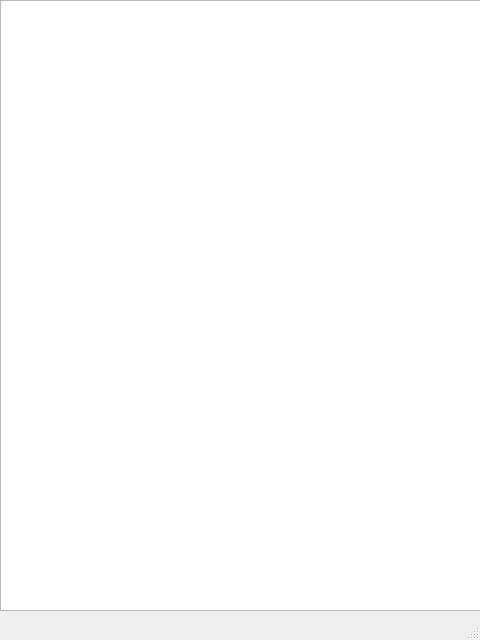
<?xml version="1.0" encoding="UTF-8"?>
<ui version="4.0">
 <class>app_window</class>
 <widget class="QMainWindow" name="app_window">
  <property name="geometry">
   <rect>
    <x>0</x>
    <y>0</y>
    <width>480</width>
    <height>640</height>
   </rect>
  </property>
  <property name="windowTitle">
   <string>Photo Selector</string>
  </property>
  <widget class="QWidget" name="centralwidget">
   <widget class="QWidget" name="verticalLayoutWidget">
    <property name="geometry">
     <rect>
      <x>0</x>
      <y>0</y>
      <width>481</width>
      <height>611</height>
     </rect>
    </property>
    <layout class="QVBoxLayout" name="verticalLayout">
     <item>
      <widget class="QListView" name="listView"/>
     </item>
    </layout>
   </widget>
  </widget>
  <widget class="QMenuBar" name="menubar">
   <property name="geometry">
    <rect>
     <x>0</x>
     <y>0</y>
     <width>480</width>
     <height>21</height>
    </rect>
   </property>
  </widget>
  <widget class="QStatusBar" name="statusbar"/>
 </widget>
 <resources/>
 <connections/>
</ui>
